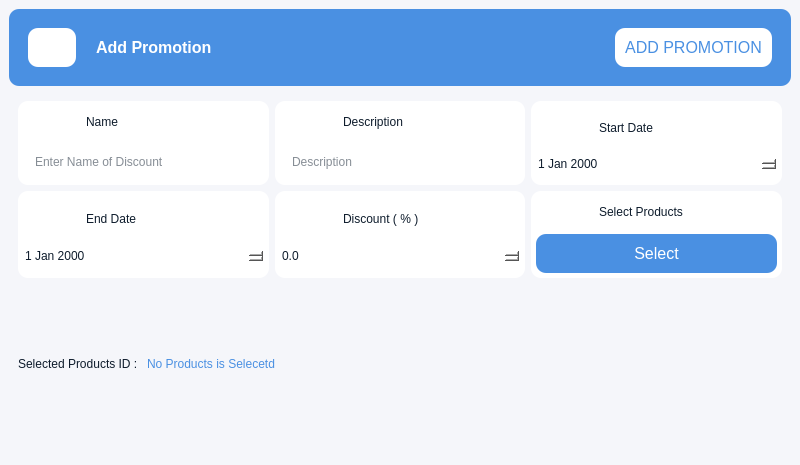
<?xml version="1.0" encoding="UTF-8"?>
<ui version="4.0">
 <class>AddPromotion</class>
 <widget class="QMainWindow" name="AddPromotion">
  <property name="geometry">
   <rect>
    <x>0</x>
    <y>0</y>
    <width>800</width>
    <height>465</height>
   </rect>
  </property>
  <property name="windowTitle">
   <string>Add Promotion</string>
  </property>
  <property name="windowIcon">
   <iconset>
    <normalon>:/resources/dashboard-icons/promotion-blue.svg</normalon>
   </iconset>
  </property>
  <property name="styleSheet">
   <string notr="true">background-color: #F5F6FA;</string>
  </property>
  <widget class="QWidget" name="centralwidget">
   <layout class="QHBoxLayout" name="horizontalLayout">
    <item>
     <layout class="QVBoxLayout" name="verticalLayout_7">
      <item>
       <widget class="QFrame" name="horizontalFrame">
        <property name="sizePolicy">
         <sizepolicy hsizetype="Preferred" vsizetype="Fixed">
          <horstretch>0</horstretch>
          <verstretch>0</verstretch>
         </sizepolicy>
        </property>
        <property name="styleSheet">
         <string notr="true">background-color: rgb(74, 144, 226);
padding:10px;
border-radius:10px;</string>
        </property>
        <layout class="QHBoxLayout" name="horizontalLayout_8">
         <item>
          <widget class="QLabel" name="label_13">
           <property name="sizePolicy">
            <sizepolicy hsizetype="Fixed" vsizetype="Fixed">
             <horstretch>0</horstretch>
             <verstretch>0</verstretch>
            </sizepolicy>
           </property>
           <property name="maximumSize">
            <size>
             <width>48</width>
             <height>48</height>
            </size>
           </property>
           <property name="styleSheet">
            <string notr="true">background-color: rgb(255, 255, 255);
padding:4px;
border-radius:10px;</string>
           </property>
           <property name="text">
            <string/>
           </property>
           <property name="pixmap">
            <pixmap resource="resources.qrc">:/resources/dashboard-icons/promotion-blue.svg</pixmap>
           </property>
           <property name="scaledContents">
            <bool>true</bool>
           </property>
          </widget>
         </item>
         <item>
          <widget class="QLabel" name="label_14">
           <property name="sizePolicy">
            <sizepolicy hsizetype="Preferred" vsizetype="Fixed">
             <horstretch>0</horstretch>
             <verstretch>0</verstretch>
            </sizepolicy>
           </property>
           <property name="font">
            <font>
             <pointsize>12</pointsize>
             <bold>true</bold>
            </font>
           </property>
           <property name="styleSheet">
            <string notr="true">color: rgb(255, 255, 255);</string>
           </property>
           <property name="text">
            <string>Add Promotion</string>
           </property>
          </widget>
         </item>
         <item>
          <widget class="QPushButton" name="add_promotion_btn">
           <property name="sizePolicy">
            <sizepolicy hsizetype="Fixed" vsizetype="Fixed">
             <horstretch>0</horstretch>
             <verstretch>0</verstretch>
            </sizepolicy>
           </property>
           <property name="font">
            <font>
             <pointsize>12</pointsize>
            </font>
           </property>
           <property name="cursor">
            <cursorShape>PointingHandCursor</cursorShape>
           </property>
           <property name="styleSheet">
            <string notr="true">QPushButton{
	background-color: rgb(255, 255, 255);
	color: rgb(74, 144, 226);
	border:none;
	border-radius:10px;
}

QPushButton:hover{
	background-color: rgb(14, 28, 44);
	
	color: rgb(255, 255, 255);
}</string>
           </property>
           <property name="text">
            <string>ADD PROMOTION</string>
           </property>
          </widget>
         </item>
        </layout>
       </widget>
      </item>
      <item>
       <widget class="QFrame" name="gridFrame">
        <property name="sizePolicy">
         <sizepolicy hsizetype="Preferred" vsizetype="Fixed">
          <horstretch>0</horstretch>
          <verstretch>0</verstretch>
         </sizepolicy>
        </property>
        <layout class="QGridLayout" name="gridLayout">
         <item row="0" column="0">
          <widget class="QFrame" name="verticalFrame">
           <property name="sizePolicy">
            <sizepolicy hsizetype="Preferred" vsizetype="Fixed">
             <horstretch>0</horstretch>
             <verstretch>0</verstretch>
            </sizepolicy>
           </property>
           <property name="styleSheet">
            <string notr="true">padding:0;
background-color: rgb(255, 255, 255);
border-radius:10px;</string>
           </property>
           <layout class="QVBoxLayout" name="verticalLayout">
            <property name="leftMargin">
             <number>5</number>
            </property>
            <property name="topMargin">
             <number>5</number>
            </property>
            <property name="rightMargin">
             <number>5</number>
            </property>
            <property name="bottomMargin">
             <number>5</number>
            </property>
            <item>
             <widget class="QFrame" name="horizontalFrame">
              <property name="sizePolicy">
               <sizepolicy hsizetype="Preferred" vsizetype="Fixed">
                <horstretch>0</horstretch>
                <verstretch>0</verstretch>
               </sizepolicy>
              </property>
              <layout class="QHBoxLayout" name="horizontalLayout_2">
               <item>
                <widget class="QLabel" name="label_2">
                 <property name="sizePolicy">
                  <sizepolicy hsizetype="Fixed" vsizetype="Fixed">
                   <horstretch>0</horstretch>
                   <verstretch>0</verstretch>
                  </sizepolicy>
                 </property>
                 <property name="maximumSize">
                  <size>
                   <width>48</width>
                   <height>48</height>
                  </size>
                 </property>
                 <property name="text">
                  <string/>
                 </property>
                 <property name="pixmap">
                  <pixmap resource="resources.qrc">:/resources/dashboard-icons/promotion-blue.svg</pixmap>
                 </property>
                 <property name="scaledContents">
                  <bool>true</bool>
                 </property>
                </widget>
               </item>
               <item>
                <widget class="QLabel" name="label">
                 <property name="sizePolicy">
                  <sizepolicy hsizetype="Preferred" vsizetype="Fixed">
                   <horstretch>0</horstretch>
                   <verstretch>0</verstretch>
                  </sizepolicy>
                 </property>
                 <property name="styleSheet">
                  <string notr="true">color: rgb(14, 28, 44);</string>
                 </property>
                 <property name="text">
                  <string>Name</string>
                 </property>
                </widget>
               </item>
              </layout>
             </widget>
            </item>
            <item>
             <widget class="QLineEdit" name="discount_name_lineEdit">
              <property name="sizePolicy">
               <sizepolicy hsizetype="Preferred" vsizetype="Fixed">
                <horstretch>0</horstretch>
                <verstretch>0</verstretch>
               </sizepolicy>
              </property>
              <property name="styleSheet">
               <string notr="true">color: rgb(14, 28, 44);
border:none;
padding:10px;</string>
              </property>
              <property name="placeholderText">
               <string>Enter Name of Discount</string>
              </property>
             </widget>
            </item>
           </layout>
          </widget>
         </item>
         <item row="0" column="2">
          <widget class="QFrame" name="verticalFrame_2">
           <property name="styleSheet">
            <string notr="true">padding:0;
background-color: rgb(255, 255, 255);
border-radius:10px;</string>
           </property>
           <layout class="QVBoxLayout" name="verticalLayout_2">
            <property name="leftMargin">
             <number>5</number>
            </property>
            <property name="topMargin">
             <number>5</number>
            </property>
            <property name="rightMargin">
             <number>5</number>
            </property>
            <property name="bottomMargin">
             <number>5</number>
            </property>
            <item>
             <widget class="QFrame" name="horizontalFrame_3">
              <property name="sizePolicy">
               <sizepolicy hsizetype="Preferred" vsizetype="Fixed">
                <horstretch>0</horstretch>
                <verstretch>0</verstretch>
               </sizepolicy>
              </property>
              <layout class="QHBoxLayout" name="horizontalLayout_5">
               <item>
                <widget class="QLabel" name="label_6">
                 <property name="sizePolicy">
                  <sizepolicy hsizetype="Fixed" vsizetype="Fixed">
                   <horstretch>0</horstretch>
                   <verstretch>0</verstretch>
                  </sizepolicy>
                 </property>
                 <property name="maximumSize">
                  <size>
                   <width>48</width>
                   <height>48</height>
                  </size>
                 </property>
                 <property name="text">
                  <string/>
                 </property>
                 <property name="pixmap">
                  <pixmap resource="resources.qrc">:/resources/employee-icons/hire_date.svg</pixmap>
                 </property>
                 <property name="scaledContents">
                  <bool>true</bool>
                 </property>
                </widget>
               </item>
               <item>
                <widget class="QLabel" name="label_5">
                 <property name="sizePolicy">
                  <sizepolicy hsizetype="Preferred" vsizetype="Fixed">
                   <horstretch>0</horstretch>
                   <verstretch>0</verstretch>
                  </sizepolicy>
                 </property>
                 <property name="styleSheet">
                  <string notr="true">color: rgb(14, 28, 44);</string>
                 </property>
                 <property name="text">
                  <string>Start Date</string>
                 </property>
                </widget>
               </item>
              </layout>
             </widget>
            </item>
            <item>
             <widget class="QDateEdit" name="startDate_dateEdit">
              <property name="sizePolicy">
               <sizepolicy hsizetype="Minimum" vsizetype="Fixed">
                <horstretch>0</horstretch>
                <verstretch>0</verstretch>
               </sizepolicy>
              </property>
              <property name="styleSheet">
               <string notr="true">color: rgb(14, 28, 44);
border:none;</string>
              </property>
             </widget>
            </item>
           </layout>
          </widget>
         </item>
         <item row="0" column="1">
          <widget class="QFrame" name="verticalFrame_4">
           <property name="styleSheet">
            <string notr="true">padding:0;
background-color: rgb(255, 255, 255);
border-radius:10px;</string>
           </property>
           <layout class="QVBoxLayout" name="verticalLayout_4">
            <property name="leftMargin">
             <number>5</number>
            </property>
            <property name="topMargin">
             <number>5</number>
            </property>
            <property name="rightMargin">
             <number>5</number>
            </property>
            <property name="bottomMargin">
             <number>5</number>
            </property>
            <item>
             <widget class="QFrame" name="horizontalFrame_2">
              <property name="sizePolicy">
               <sizepolicy hsizetype="Preferred" vsizetype="Fixed">
                <horstretch>0</horstretch>
                <verstretch>0</verstretch>
               </sizepolicy>
              </property>
              <layout class="QHBoxLayout" name="horizontalLayout_4">
               <item>
                <widget class="QLabel" name="label_4">
                 <property name="sizePolicy">
                  <sizepolicy hsizetype="Fixed" vsizetype="Fixed">
                   <horstretch>0</horstretch>
                   <verstretch>0</verstretch>
                  </sizepolicy>
                 </property>
                 <property name="maximumSize">
                  <size>
                   <width>48</width>
                   <height>48</height>
                  </size>
                 </property>
                 <property name="text">
                  <string/>
                 </property>
                 <property name="pixmap">
                  <pixmap resource="resources.qrc">:/resources/employee-icons/status.svg</pixmap>
                 </property>
                 <property name="scaledContents">
                  <bool>true</bool>
                 </property>
                </widget>
               </item>
               <item>
                <widget class="QLabel" name="label_3">
                 <property name="sizePolicy">
                  <sizepolicy hsizetype="Preferred" vsizetype="Fixed">
                   <horstretch>0</horstretch>
                   <verstretch>0</verstretch>
                  </sizepolicy>
                 </property>
                 <property name="styleSheet">
                  <string notr="true">color: rgb(14, 28, 44);</string>
                 </property>
                 <property name="text">
                  <string>Description</string>
                 </property>
                </widget>
               </item>
              </layout>
             </widget>
            </item>
            <item>
             <widget class="QLineEdit" name="discount_description_lineEdit">
              <property name="sizePolicy">
               <sizepolicy hsizetype="Preferred" vsizetype="Fixed">
                <horstretch>0</horstretch>
                <verstretch>0</verstretch>
               </sizepolicy>
              </property>
              <property name="font">
               <font>
                <pointsize>9</pointsize>
               </font>
              </property>
              <property name="styleSheet">
               <string notr="true">color: rgb(14, 28, 44);
border:none;
padding:10px;</string>
              </property>
              <property name="placeholderText">
               <string>Description</string>
              </property>
             </widget>
            </item>
           </layout>
          </widget>
         </item>
         <item row="1" column="1">
          <widget class="QFrame" name="horizontalFrame_2">
           <property name="sizePolicy">
            <sizepolicy hsizetype="Preferred" vsizetype="Preferred">
             <horstretch>0</horstretch>
             <verstretch>0</verstretch>
            </sizepolicy>
           </property>
           <property name="styleSheet">
            <string notr="true">padding:0;
background-color: rgb(255, 255, 255);
border-radius:10px;</string>
           </property>
           <layout class="QVBoxLayout" name="verticalLayout_6">
            <property name="leftMargin">
             <number>5</number>
            </property>
            <property name="topMargin">
             <number>5</number>
            </property>
            <property name="rightMargin">
             <number>5</number>
            </property>
            <property name="bottomMargin">
             <number>5</number>
            </property>
            <item>
             <widget class="QFrame" name="horizontalFrame_5">
              <property name="sizePolicy">
               <sizepolicy hsizetype="Preferred" vsizetype="Fixed">
                <horstretch>0</horstretch>
                <verstretch>0</verstretch>
               </sizepolicy>
              </property>
              <layout class="QHBoxLayout" name="horizontalLayout_7">
               <item>
                <widget class="QLabel" name="label_10">
                 <property name="sizePolicy">
                  <sizepolicy hsizetype="Fixed" vsizetype="Fixed">
                   <horstretch>0</horstretch>
                   <verstretch>0</verstretch>
                  </sizepolicy>
                 </property>
                 <property name="maximumSize">
                  <size>
                   <width>48</width>
                   <height>48</height>
                  </size>
                 </property>
                 <property name="text">
                  <string/>
                 </property>
                 <property name="pixmap">
                  <pixmap resource="resources.qrc">:/resources/promotion-icons/discount.svg</pixmap>
                 </property>
                 <property name="scaledContents">
                  <bool>true</bool>
                 </property>
                </widget>
               </item>
               <item>
                <widget class="QLabel" name="label_9">
                 <property name="sizePolicy">
                  <sizepolicy hsizetype="Preferred" vsizetype="Fixed">
                   <horstretch>0</horstretch>
                   <verstretch>0</verstretch>
                  </sizepolicy>
                 </property>
                 <property name="styleSheet">
                  <string notr="true">color: rgb(14, 28, 44);</string>
                 </property>
                 <property name="text">
                  <string>Discount ( % )</string>
                 </property>
                </widget>
               </item>
              </layout>
             </widget>
            </item>
            <item>
             <widget class="QDoubleSpinBox" name="discount_doubleSpinBox">
              <property name="styleSheet">
               <string notr="true">color: rgb(14, 28, 44);</string>
              </property>
              <property name="decimals">
               <number>1</number>
              </property>
              <property name="maximum">
               <double>100.099999999999994</double>
              </property>
             </widget>
            </item>
           </layout>
          </widget>
         </item>
         <item row="1" column="0">
          <widget class="QFrame" name="verticalFrame_3">
           <property name="styleSheet">
            <string notr="true">padding:0;
background-color: rgb(255, 255, 255);
border-radius:10px;</string>
           </property>
           <layout class="QVBoxLayout" name="verticalLayout_3">
            <property name="leftMargin">
             <number>5</number>
            </property>
            <property name="topMargin">
             <number>5</number>
            </property>
            <property name="rightMargin">
             <number>5</number>
            </property>
            <property name="bottomMargin">
             <number>5</number>
            </property>
            <item>
             <widget class="QFrame" name="horizontalFrame_4">
              <property name="sizePolicy">
               <sizepolicy hsizetype="Preferred" vsizetype="Fixed">
                <horstretch>0</horstretch>
                <verstretch>0</verstretch>
               </sizepolicy>
              </property>
              <layout class="QHBoxLayout" name="horizontalLayout_6">
               <item>
                <widget class="QLabel" name="label_7">
                 <property name="sizePolicy">
                  <sizepolicy hsizetype="Fixed" vsizetype="Fixed">
                   <horstretch>0</horstretch>
                   <verstretch>0</verstretch>
                  </sizepolicy>
                 </property>
                 <property name="maximumSize">
                  <size>
                   <width>48</width>
                   <height>48</height>
                  </size>
                 </property>
                 <property name="text">
                  <string/>
                 </property>
                 <property name="pixmap">
                  <pixmap resource="resources.qrc">:/resources/employee-icons/hire_date.svg</pixmap>
                 </property>
                 <property name="scaledContents">
                  <bool>true</bool>
                 </property>
                </widget>
               </item>
               <item>
                <widget class="QLabel" name="label_8">
                 <property name="sizePolicy">
                  <sizepolicy hsizetype="Preferred" vsizetype="Fixed">
                   <horstretch>0</horstretch>
                   <verstretch>0</verstretch>
                  </sizepolicy>
                 </property>
                 <property name="styleSheet">
                  <string notr="true">color: rgb(14, 28, 44);</string>
                 </property>
                 <property name="text">
                  <string>End Date</string>
                 </property>
                </widget>
               </item>
              </layout>
             </widget>
            </item>
            <item>
             <widget class="QDateEdit" name="end_Date_dateEdit">
              <property name="styleSheet">
               <string notr="true">color: rgb(14, 28, 44);</string>
              </property>
             </widget>
            </item>
           </layout>
          </widget>
         </item>
         <item row="1" column="2">
          <widget class="QFrame" name="verticalFrame_5">
           <property name="styleSheet">
            <string notr="true">padding:0;
background-color: rgb(255, 255, 255);
border-radius:10px;</string>
           </property>
           <layout class="QVBoxLayout" name="verticalLayout_5">
            <property name="leftMargin">
             <number>5</number>
            </property>
            <property name="topMargin">
             <number>5</number>
            </property>
            <property name="rightMargin">
             <number>5</number>
            </property>
            <property name="bottomMargin">
             <number>5</number>
            </property>
            <item>
             <widget class="QFrame" name="horizontalFrame_6">
              <property name="sizePolicy">
               <sizepolicy hsizetype="Preferred" vsizetype="Fixed">
                <horstretch>0</horstretch>
                <verstretch>0</verstretch>
               </sizepolicy>
              </property>
              <layout class="QHBoxLayout" name="horizontalLayout_3">
               <item>
                <widget class="QLabel" name="label_12">
                 <property name="sizePolicy">
                  <sizepolicy hsizetype="Fixed" vsizetype="Fixed">
                   <horstretch>0</horstretch>
                   <verstretch>0</verstretch>
                  </sizepolicy>
                 </property>
                 <property name="maximumSize">
                  <size>
                   <width>48</width>
                   <height>48</height>
                  </size>
                 </property>
                 <property name="text">
                  <string/>
                 </property>
                 <property name="pixmap">
                  <pixmap resource="resources.qrc">:/resources/dashboard-icons/orders-blue.svg</pixmap>
                 </property>
                 <property name="scaledContents">
                  <bool>true</bool>
                 </property>
                </widget>
               </item>
               <item>
                <widget class="QLabel" name="label_11">
                 <property name="sizePolicy">
                  <sizepolicy hsizetype="Preferred" vsizetype="Fixed">
                   <horstretch>0</horstretch>
                   <verstretch>0</verstretch>
                  </sizepolicy>
                 </property>
                 <property name="styleSheet">
                  <string notr="true">color: rgb(14, 28, 44);</string>
                 </property>
                 <property name="text">
                  <string>Select Products</string>
                 </property>
                </widget>
               </item>
              </layout>
             </widget>
            </item>
            <item>
             <widget class="QPushButton" name="select_product_id_btn">
              <property name="maximumSize">
               <size>
                <width>16777215</width>
                <height>40</height>
               </size>
              </property>
              <property name="font">
               <font>
                <pointsize>12</pointsize>
               </font>
              </property>
              <property name="styleSheet">
               <string notr="true">QPushButton{
	background-color: rgb(74, 144, 226);
	color: rgb(255, 255, 255);
	border:none;
	border-radius:10px;
	padding:10px;
}

QPushButton:hover{
	background-color: rgb(14, 28, 44);
	color: rgb(255, 255, 255);
}</string>
              </property>
              <property name="text">
               <string>Select</string>
              </property>
             </widget>
            </item>
           </layout>
          </widget>
         </item>
        </layout>
       </widget>
      </item>
      <item>
       <widget class="QFrame" name="horizontalFrame">
        <property name="styleSheet">
         <string notr="true">color: rgb(74, 144, 226);</string>
        </property>
        <layout class="QHBoxLayout" name="horizontalLayout_9">
         <item>
          <widget class="QLabel" name="label_15">
           <property name="sizePolicy">
            <sizepolicy hsizetype="Fixed" vsizetype="Preferred">
             <horstretch>0</horstretch>
             <verstretch>0</verstretch>
            </sizepolicy>
           </property>
           <property name="styleSheet">
            <string notr="true">color: rgb(14, 28, 44);</string>
           </property>
           <property name="text">
            <string>Selected Products ID : </string>
           </property>
          </widget>
         </item>
         <item>
          <widget class="QLabel" name="product_selected_label">
           <property name="text">
            <string>No Products is Selecetd</string>
           </property>
          </widget>
         </item>
        </layout>
       </widget>
      </item>
     </layout>
    </item>
   </layout>
  </widget>
  <widget class="QMenuBar" name="menubar">
   <property name="geometry">
    <rect>
     <x>0</x>
     <y>0</y>
     <width>800</width>
     <height>21</height>
    </rect>
   </property>
  </widget>
  <widget class="QStatusBar" name="statusbar"/>
 </widget>
 <resources>
  <include location="resources.qrc"/>
 </resources>
 <connections/>
</ui>
